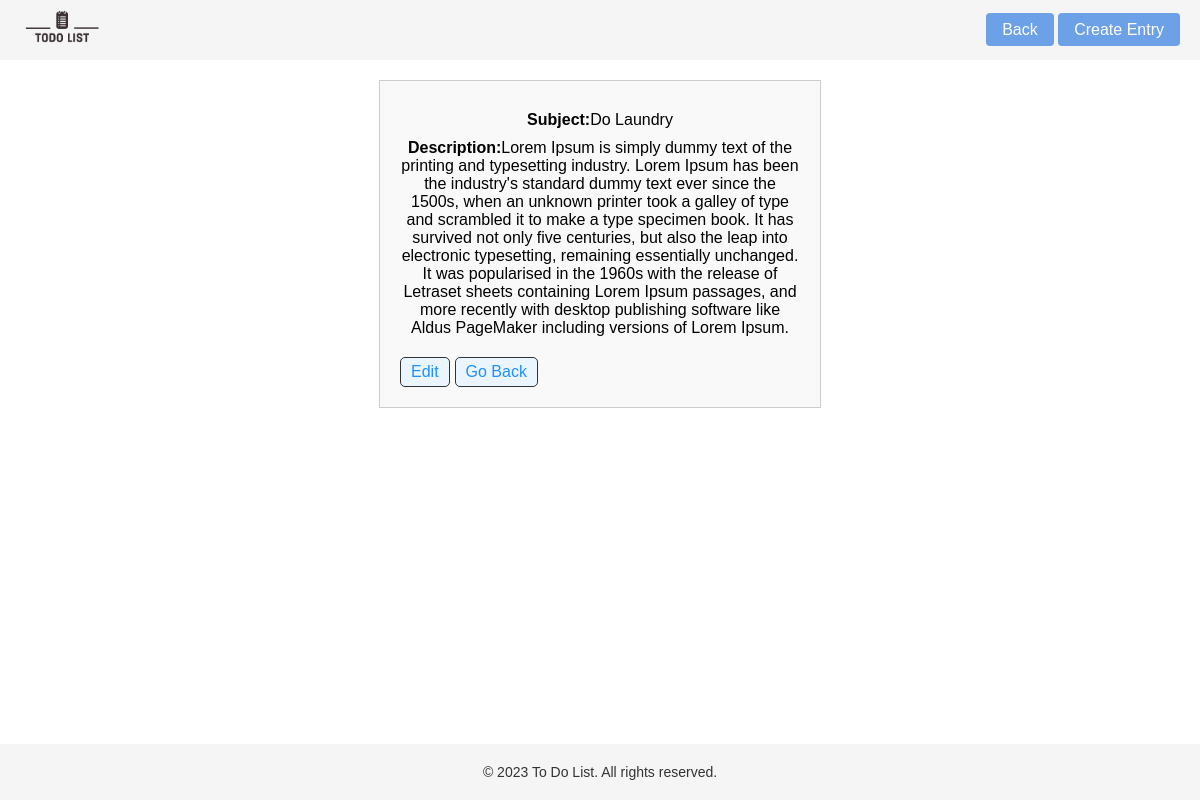
Screenshot of /single-entry/0eea99c1-ff88-4358-bb52-a56a87480309/ with the database file from the repository.
### entry/models.py (models this page shows, shortened)
class Entry(models.Model):
    subject = models.CharField(max_length=200)
    description = models.TextField(null=True, blank=True)
    created = models.DateTimeField(auto_now_add=True)
    id = models.UUIDField(default=uuid.uuid4, unique=True, primary_key=True, editable=False)

### entry/views.py (the view)
# urls.py: path('single-entry/<str:pk>/', views.single_entry, name='single_entry'),
def single_entry(request, pk):
    single_entry_data = {"Id": None, "Subject": "Error 404", "Description": "This Page Does not exist"}
    if Entry.objects.get(id=pk):
        single_entry_data = Entry.objects.get(id=pk)
    context = {'single_entry': single_entry_data}
    return render(request, 'entry/single_entry.html', context)

### entry/templates/entry/single_entry.html
{% extends 'main.html' %}
{% block content %}
<div class="task-details">
    <div class="task-info">
        <p><strong>Subject:</strong>{{ single_entry.subject }}</p>
        <p><strong>Description:</strong>{{ single_entry.description }}</p>
    </div>
    <div class="task-actions">
        <a href="{% url 'update_entry' single_entry.id %}" class="action-btn edit-btn">Edit</a>
        <a href="{% url 'entry_list' %}" class="action-btn go-back-btn">Go Back</a>
    </div>
</div>
{% endblock content %}

### static/styles/main.css (style rules this page uses)
body { font-family: Arial, sans-serif; margin: 0; padding: 0; }
.task-actions { display: flex; gap: 5px; }
.action-btn { text-decoration: none; padding: 5px 10px; border: 1px solid #333; background-color: #f0f0f0; color: #333; border-radius: 5px; }
.edit-btn, .go-back-btn { background-color: #eaf5ff; color: #1E90FF; }
.task-details { max-width: 400px; margin: 20px auto; padding: 20px; border: 1px solid #ccc; background-color: #f9f9f9; text-align: center; }
.task-info p { margin: 10px 0; }
.task-actions { margin-top: 20px; }

### static/styles/navbar.css (style rules this page uses)
body { margin: 0; font-family: Arial, sans-serif; }

### rows the page displays
Entry: subject "Do Laundry", description "Lorem Ipsum is simply dummy text of the printing and typesetting industry. Lorem Ipsum has been the industry's standard dummy text ever since the 1500s, when an unknown printer took a galley of type and scrambled it to make a type specimen book. It has survived not only five centuries, but also the leap into electronic typesetting, remaining essentially unchanged. It was popularised in the 1960s with the release of Letraset sheets containing Lorem Ipsum passages, and more recently with desktop publishing software like Aldus PageMaker including versions of Lorem Ipsum."
